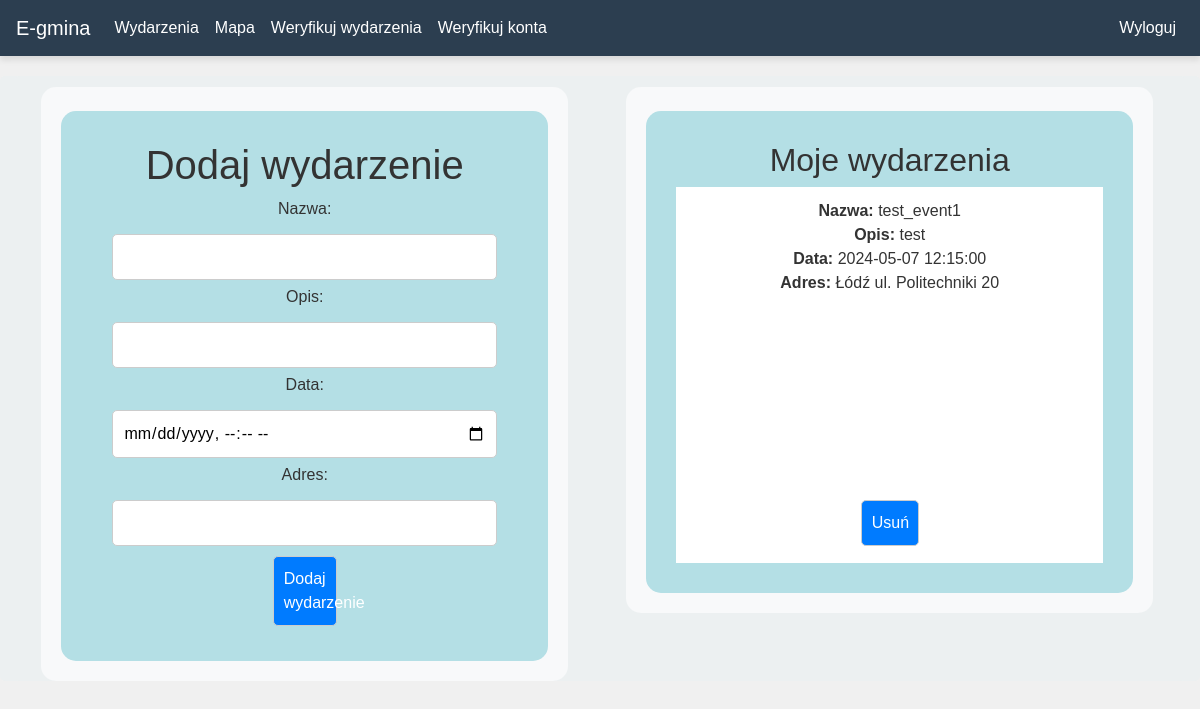
The app's page /events (signed in), older data.
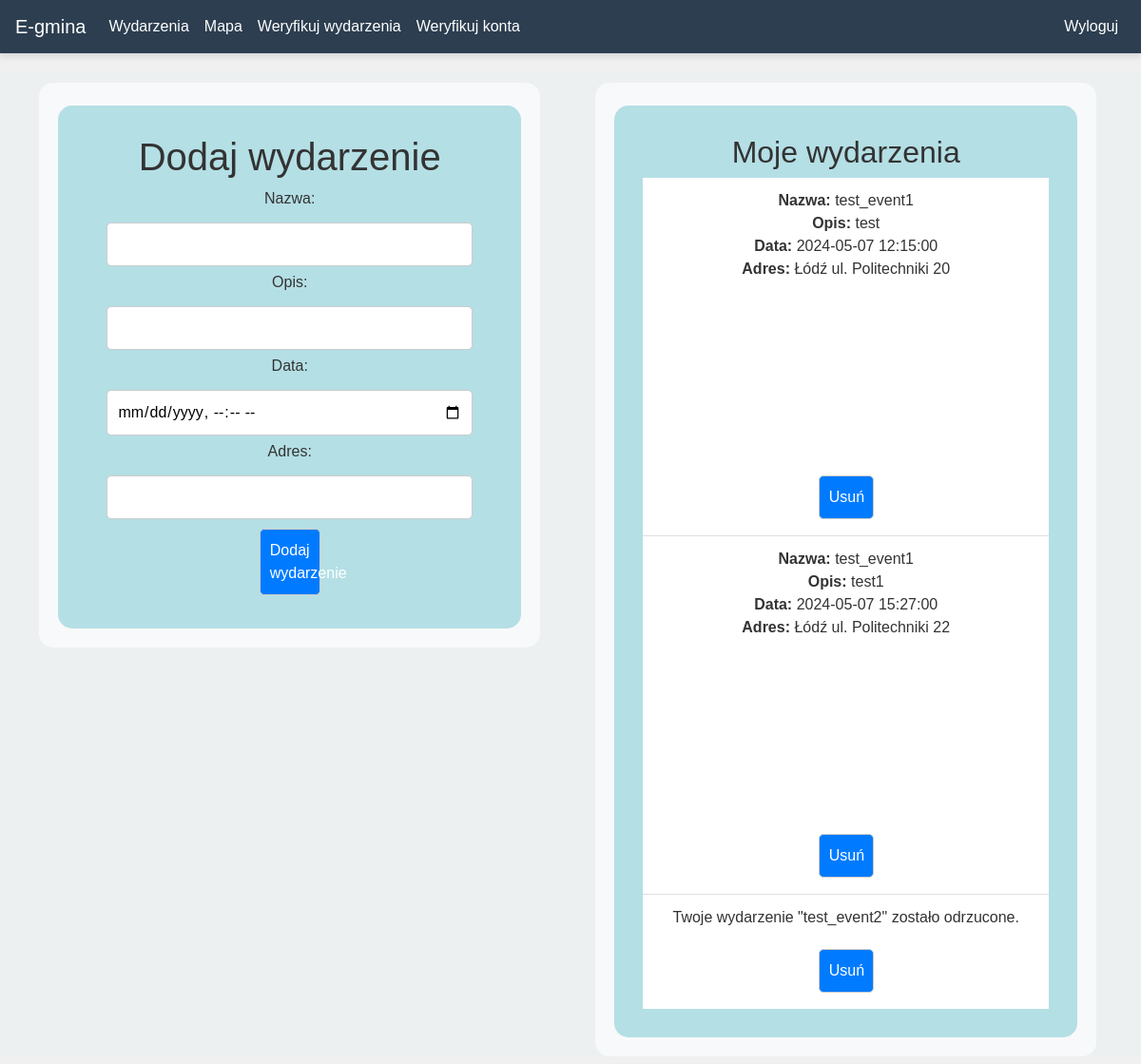
The same page, newer data.
### website/models.py (models this page shows)
class Event(db.Model):
    id = db.Column(db.Integer, primary_key=True)
    data = db.Column(db.String(10000))
    date = db.Column(db.DateTime(timezone=True), default=func.now())
    place = db.Column(db.String(150))
    name = db.Column(db.String(150))
    status = db.Column(db.String(50), default='pending')
    user_id = db.Column(db.Integer, db.ForeignKey('user.id'))

### website/views.py (the view, shortened to what this page needs)
@views.route('/events', methods=['GET', 'POST'])
@login_required
def event():
    user_events = current_user.Events
    return render_template('events.html', user=current_user,user_events=user_events)

### website/__init__.py (called while the page is built)
def create_app():
    app = Flask(__name__)
    app.config['SECRET_KEY'] = 'hjshjhdjah kjshkjdhjs'
    app.config['SQLALCHEMY_DATABASE_URI'] = f'sqlite:///{DB_NAME}'
    db.init_app(app)
    from .views import views
    from .auth import auth
    app.register_blueprint(views, url_prefix='/')
    app.register_blueprint(auth, url_prefix='/')
    from .models import User, Event
    with app.app_context():
        db.create_all()
        create_admin(app)
    login_manager = LoginManager()
    login_manager.login_view = 'auth.login_user'
    login_manager.init_app(app)
    @login_manager.user_loader
    def load_user(id):
        return User.query.get(int(id))
    return app

### website/templates/events.html (shortened to what this page needs)
{% extends "base.html" %}
{% block content %}
    <div class="container">
        <div class="row">
            <div class="col-md-6">
                <div class="container1">
                    <div class="container_event">
                        <h1 align="center">Dodaj wydarzenie</h1>
                        <body>
                            <form method="POST">
                                <label for="name">Nazwa:</label><br>
                                <input type="text" id="name" name="name" required><br>
                                <label for="data">Opis:</label><br>
                                <input type="text" id="data" name="data" required><br>
                                <label for="date">Data:</label><br>
                                <input type="datetime-local" id="date" name="date" required><br>
                                <label for="place">Adres:</label><br>
                                <input type="text" id="place" name="place" required><br>
                                <button type="submit">Dodaj wydarzenie</button>
                            </form>
                        </body>
                    </div>
                </div>
            </div>
            <div class="col-md-6">
                <div class="container2">
                    <div class="container_event">
                        <h2 align="center">Moje wydarzenia</h2>
                        <ul class="list-group list-group-flush" id="Events">
                            {% for event in user_events %}
                                <li class="list-group-item">
                                    {% if event.status == 'rejected' %}
                                        <p>Twoje wydarzenie "{{ event.name }}" zostało odrzucone.</p>
                                        <button type="button">Usuń</button>
                                    {% else %}
                                        <strong>Nazwa:</strong> {{ event.name }}<br>
                                        <strong>Opis:</strong> {{ event.data }}<br>
                                        <strong>Data:</strong> {{ event.date }}<br>
                                        <strong>Adres:</strong> {{ event.place }}<br>
                                        <div id="map-{{ event.id }}" style="height: 200px;"></div>
                                        <button type="button">Usuń</button>
                                    {% endif %}
                                </li>
                            {% endfor %}
                        </ul>
                    </div>
                </div>
            </div>
        </div>
    </div>
{% endblock %}

### website/templates/base.html (shortened to what this page needs)
<!DOCTYPE html>
<html>
<head>
    <link rel="stylesheet" href="https://stackpath.bootstrapcdn.com/bootstrap/4.4.1/css/bootstrap.min.css">
    <link rel="stylesheet" href="https://stackpath.bootstrapcdn.com/font-awesome/4.7.0/css/font-awesome.min.css">
</head>
<body>
    <nav class="navbar navbar-expand-lg navbar-dark bg-primary">
        <a class="navbar-brand" id="home" href="/">
    E-gmina
</a>
        <div class="collapse navbar-collapse" id="navbar">
            <div class="navbar-nav mr-auto">
                {% if current_user.is_authenticated %}
                    {% if current_user.role != 'user' %}
                        <a class="nav-item nav-link" id="events" href="/events">Wydarzenia</a>
                    {% endif %}
                    {% if current_user.role == 'admin' %}
                    <a class="nav-item nav-link" id="maps" href="/maps">Mapa</a>
                    <a class="nav-item nav-link" id="admin_events" href="/admin-events">Weryfikuj wydarzenia</a>
                    <a class="nav-item nav-link" id="admin_users" href="/admin-users">Weryfikuj konta</a>
                    {% endif %}
                {% else %}
                    <a class="nav-item nav-link" id="login" href="/login">Zaloguj</a>
                    <a class="nav-item nav-link" id="signUp" href="/sign-up">Zarejestruj</a>
                {% endif %}
            </div>
            <div class="navbar-nav ml-auto">
                {% if user.is_authenticated %}
                <a class="nav-item nav-link" id="logout" href="/logout">Wyloguj</a>
                {% endif %}
            </div>
        </div>
    </nav>
    <div class="container">{% block content %} {% endblock %}</div>
</body>
</html>

### website/templates/base.html (style rules this page uses)
body { background-color: #f0f0f0; color: #333; }
.navbar { background-color: #2c3e50 !important; box-shadow: 0 4px 6px rgba(0, 0, 0, 0.1); }
.navbar-brand, .navbar-nav .nav-link { color: #fff !important; }
.container { background-color: #ecf0f1; border-radius: 5px; max-width: 100%; margin: 20px auto; padding: 0 15px; }

### website/templates/events.html (style rules this page uses)
body { font-family: Arial, sans-serif; margin: 0; padding: 0; }
.container1, .container2 { background-color: #f8f9fa; color: #333333; text-align: center; padding: 20px; padding-top: 4px; border-radius: 15px; width: 95%; margin-top: 2%; margin-left: 2%; }
.container_event { position: relative; background-color: #b4dfe5; color: #333333; justify-content: center; align-items: center; border-radius: 15px; padding: 30px; margin-top: 20px; }
input[type="text"], input[type="datetime-local"], button { padding: 10px; margin: 5px; border: 1px solid #ccc; border-radius: 5px; width: 90%; box-sizing: border-box; }
button { background-color: #007bff; color: #ffffff; cursor: pointer; width:15%; }

Row changes from the older to the newer data that the page shows:
added Event: name "test_event1", data "test1", date "2024-05-07 15:27:00", place "Łódź ul. Politechniki 22"
added Event: name "test_event2"
